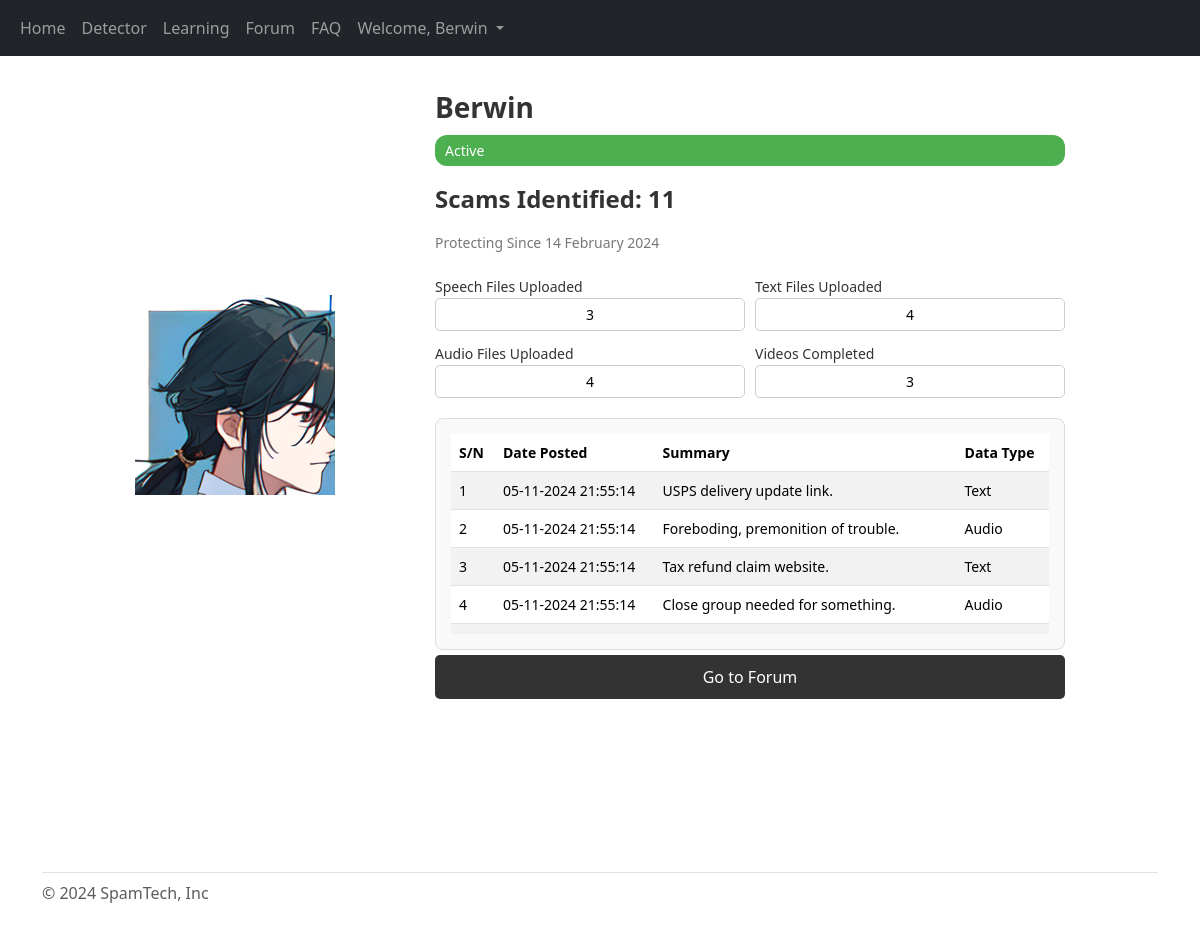
The app's page /profile (signed in) with its own data.
### website/models.py (models this page shows)
class User(db.Model, UserMixin):
    id = db.Column(db.Integer, primary_key=True)
    email = db.Column(db.String (150), unique=True)
    password = db.Column(db.String (150))
    first_name = db.Column(db.String (150))
    scam = db.relationship('Scams')
    user = db.relationship('FAQ')
    chatbot = db.relationship('Chatbot')

class Scams (db.Model):
    id = db.Column(db.Integer, primary_key=True)
    content = db.Column(db.String, nullable=False)
    type = db.Column(db.String, nullable=False)
    summary = db.Column(db.String, nullable=False)
    date = db.Column(db.DateTime, default=datetime.now)
    user_id = db.Column(db.String, db.ForeignKey ('user.id'))

### website/pages/profile.py (the view)
@profile_page.route ('/profile', methods = ['GET'])
@login_required
def profile ():
    user_id = current_user.id
    scams = Scams.query.filter_by (user_id=user_id).count ()
    scam_data = Scams.query.filter_by (user_id=user_id).all ()
    speech_count = Scams.query.filter_by (type="Speech", user_id=user_id).count ()
    text_count = Scams.query.filter_by (type="Text", user_id=user_id).count ()
    audio_count = Scams.query.filter_by (type="Audio", user_id=user_id).count ()
    return render_template ("profile.html",
                            user=current_user,
                            scams=scams,
                            scam_data=scam_data,
                            speech_count=speech_count,
                            text_count=text_count,
                            audio_count=audio_count)

### website/templates/profile.html (shortened to what this page needs)
{% extends "base/base.html" %} {% block title %} Profile {% endblock %} {% block
content%}
<head>
  <link
    rel="stylesheet"
    href="{{url_for ('static', filename='/styles/profile.css')}}"
  />
</head>
<body>
  <div class="profile-container">
    <div class="profile-image">
      <img
        src="{{ url_for('static', filename='/assets/output.png') }}"
        alt="Profile Image"
      />
    </div>
    <div class="profile-details">
      <h1 class="profile-name">{{ user.first_name }}</h1>
      <span class="status">Active</span>
      <p class="scams-identified">Scams Identified: {{scams}}</p>
      <p class="join-date">Protecting Since 14 February 2024</p>
      <div class="stats">
        <div class="stat">
          <label>Speech Files Uploaded</label>
          <input type="text" value="{{speech_count}}" readonly />
        </div>
        <div class="stat">
          <label>Text Files Uploaded</label>
          <input type="text" value="{{text_count}}" readonly />
        </div>
        <div class="stat">
          <label>Audio Files Uploaded</label>
          <input type="text" value="{{audio_count}}" readonly />
        </div>
        <div class="stat">
          <label>Videos Completed</label>
          <input type="text" value="3" readonly />
        </div>
      </div>
      <div class="profile-stats">
        <div class="table-wrapper">
          <table class="table table-striped">
            <thead>
              <tr>
                <th scope="col">S/N</th>
                <th scope="col">Date Posted</th>
                <th scope="col">Summary</th>
                <th scope="col">Data Type</th>
              </tr>
            </thead>
            <tbody>
              {% for data in scam_data %}
              <tr>
                <td>{{ data.id }}</td>
                <td>{{ data.date.strftime ("%d-%m-%Y %H:%M:%S") }}</td>
                <td><span class="summary">{{ data.summary }}</span></td>
                <td>{{ data.type }}</td>
              </tr>
              {% endfor %}
            </tbody>
          </table>
        </div>
      </div>
      <a id="forum" href="/forum" class="forum-button">Go to Forum</a>
    </div>
  </div>
</body>
{% endblock %}

### website/templates/base/base.html (shortened to what this page needs)
<!DOCTYPE html>
<html>
  <head>
    <link
      href="https://cdn.jsdelivr.net/npm/bootstrap@5.3.3/dist/css/bootstrap.min.css"
      rel="stylesheet"
    />
  </head>
  {% if user.is_authenticated %}
  <nav class="navbar navbar-expand-lg navbar-dark bg-dark">
    <div class="container-fluid">
      <div class="collapse navbar-collapse" id="navbarSupportedContent">
        <ul class="navbar-nav me-auto mb-2 mb-lg-0">
          <li class="nav-item">
            <a class="nav-link" id="home" aria-current="page" href="/">Home</a>
          </li>
          <li class="nav-item">
            <a class="nav-link" id="detector" href="/detector">Detector</a>
          </li>
          <li class="nav-item">
            <a class="nav-link" id="learning" href="/learning">Learning</a>
          </li>
          <li class="nav-item">
            <a class="nav-link" id="forum" href="/forum">Forum</a>
          </li>
          <li class="nav-item">
            <a class="nav-link" id="faq" href="/faq">FAQ</a>
          </li>
          <li class="nav-item dropdown">
            <a
              class="nav-link dropdown-toggle"
              href="#"
              role="button"
              data-bs-toggle="dropdown"
              aria-expanded="false"
            >
              Welcome, {{ user.first_name }}
            </a>
          </li>
        </ul>
      </div>
    </div>
  </nav>
  {% endif %}
  <body>
    <div class="container-fluid min-vh-100">
      <div class="container">{% block content %} {% endblock %}</div>
    </div>
    <div id="footer" class="mt-auto container">
      <footer
        class="d-flex flex-wrap justify-content-between align-items-center py-2 my-3 border-top"
      >
        <div class="col-md-4 d-flex align-items-center">
          <span class="mb-3 mb-md-0 text-body-secondary"
            >&copy; 2024 SpamTech, Inc</span
          >
        </div>
      </footer>
    </div>
  </body>
</html>

### website/static/styles/profile.css (style rules this page uses)
.profile-container { display: flex; align-items: center; justify-content: center; padding: 35px; max-width: 1000px; margin: auto; }
.profile-image { flex: 0 0 200px; display: flex; justify-content: center; margin-right: 100px; text-align: center; }
.profile-image img { width: 100%; object-fit: cover; }
.profile-details { display: flex; flex-direction: column; gap: 5px; flex: 1; }
.profile-name { font-size: 28px; font-weight: bold; color: #333; margin: 0; }
.status { display: inline-block; background-color: #4caf50; color: white; padding: 5px 10px; border-radius: 12px; font-size: 14px; margin-top: 5px; }
.scams-identified { font-size: 24px; font-weight: bold; color: #333; margin: 10px 0; }
.join-date { color: #777; font-size: 14px; }
.stats { display: flex; flex-wrap: wrap; gap: 10px; width: 100%; }
.stat { flex: 1 1 calc(50% - 10px); min-width: 150px; }
.stat input { width: 100%; padding: 5px; border: 1px solid #ccc; border-radius: 5px; font-size: 14px; text-align: center; box-sizing: border-box; }
.stat label { font-size: 14px; color: #333; }
.forum-button { display: inline-block; text-decoration: none; background-color: #333; color: white; padding: 10px 20px; border-radius: 5px; font-size: 16px; text-align: center; cursor: pointer; }
.profile-stats { background-color: #f9f9f9; border: 1px solid #ddd; border-radius: 8px; padding: 15px; font-size: 14px; color: #555; width: 100%; margin-top: 15px; }
.table-wrapper { max-height: 200px; overflow: auto; width: 100%; }

### website/templates/base/base.html (style rules this page uses)
body { flex-direction: column; margin: 0; }
#footer { background-color: #ffff; }

### records on screen
User: first_name "Berwin"
Scams: id "1", date "05-11-2024 21:55:14", summary "USPS delivery update link.", type "Text"
Scams: id "2", date "05-11-2024 21:55:14", summary "Foreboding, premonition of trouble.", type "Audio"
Scams: id "3", date "05-11-2024 21:55:14", summary "Tax refund claim website.", type "Text"
Scams: id "4", date "05-11-2024 21:55:14", summary "Close group needed for something.", type "Audio"

### other values on screen
{{ scams }} "11"
